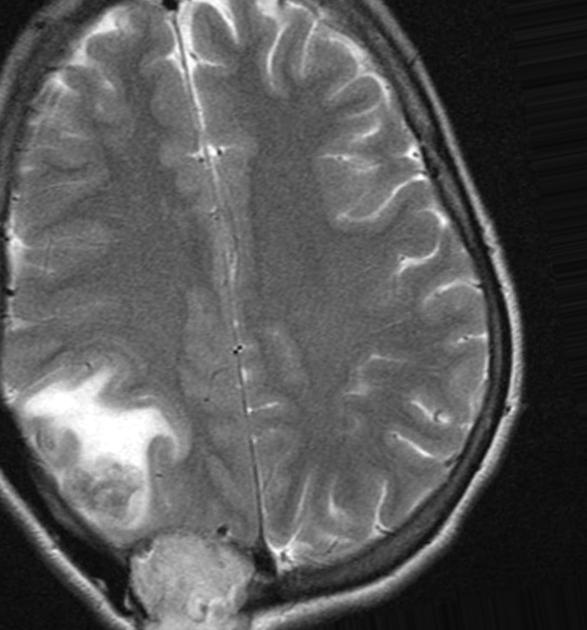
#> input picture Machine Learning Projects/Brain Tumor Detection/Dataset/augmented_data/yes/aug_Y102_0_109.jpeg, 587 x 630 px, found by its file name; its folder holds 4 pictures in this run
$ jupyter execute --allow-errors Brain-Tumor-Detection.ipynb
#> lines starting #> are read from the running program, lines starting #| are printed output that depends on the picture; after the words box and inside, x2 and y2 are one past the last pixel; in counts of white or black regions, pixels touching at a corner belong together
# Brain Tumor Detection

A brain tumor is a mass or growth of abnormal cells in the brain. Brain tumors can be cancerous (malignant) or noncancerous (benign).

One of the tests to diagnose brain tumor is magnetic resonance imaging (MRI).

A brain MRI images dataset founded on Kaggle.

The dataset contains 2 folders: yes and no which contains 253 Brain MRI Images. The folder yes contains 155 Brain MRI Images that are tumorous (malignant) and the folder no contains 98 Brain MRI Images that are non-tumorous (benign).

In order to be fed into the Neural Network we have to pre-process the dataset images by performing Data Augmentation, Cropping the part of the image which has the brain in it and resizing all the images to have an uniform size.

[cell 1]
from keras.preprocessing.image import ImageDataGenerator,img_to_array
import cv2
import time
from os import listdir

import warnings
warnings.filterwarnings('ignore')

### Data Preprocessing

The point of interest for us in all the images is the brain itself, so we will use the crop the image by using the technique of finding extreme points using OpenCV .
[Finding Extreme Points with OpenCV](https://www.pyimagesearch.com/2016/04/11/finding-extreme-points-in-contours-with-opencv/)

[cell 2]
import imutils
import cv2
import matplotlib.pyplot as plt

def crop_brain_contours(image, plot_image = False):
    # convert image to grayscale, and blur it slightly
    gray = cv2.cvtColor(image, cv2.COLOR_BGR2GRAY)
    gray = cv2.GaussianBlur(gray, (5, 5), 0)

    # threshold the image, then perform a series of erosions +
    # dilations to remove any small regions of noise
    thresh = cv2.threshold(gray, 45, 255, cv2.THRESH_BINARY)[1]
    thresh = cv2.erode(thresh, None, iterations=2)
    thresh = cv2.dilate(thresh, None, iterations=2)

    # find contours in thresholded image, then grab the largest
    # one
    cnts = cv2.findContours(thresh.copy(),
                            cv2.RETR_EXTERNAL,
                            cv2.CHAIN_APPROX_SIMPLE)
    cnts = imutils.grab_contours(cnts)
    c = max(cnts, key=cv2.contourArea)
    # determine the most extreme points along the contour
    extLeft = tuple(c[c[:, :, 0].argmin()][0])
    extRight = tuple(c[c[:, :, 0].argmax()][0])
    extTop = tuple(c[c[:, :, 1].argmin()][0])
    extBot = tuple(c[c[:, :, 1].argmax()][0])
    # crop new image out of the original image using the four extreme points (left, right, top, bottom)
    new_image = image[extTop[1]:extBot[1], extLeft[0]:extRight[0]]

    if plot_image:
        plt.figure()
        plt.subplot(1 , 2 ,1)
        plt.imshow(image)
#         plt.tick_params(axis='both', which='both',
#                         top=False, bottom=False, left=False, right=False,
#                         labelbottom=False, labeltop=False, labelleft=False, labelright=False)
        plt.title('Original Image')
        plt.subplot(1 , 2 ,2)
        plt.imshow(new_image)
#         plt.tick_params(axis='both', which='both',
#                         top=False, bottom=False, left=False, right=False,
#                         labelbottom=False, labeltop=False, labelleft=False, labelright=False)

        plt.title('Cropped Image')

        plt.show()
    return new_image

[cell 3]
# test cropping
test_image = cv2.imread(r'Dataset\yes\Y1.jpg')
#> (the rest of this cell did not finish here and is left out)

### Load the augmented images data

The following function takes two arguments, the first one is a list of directory paths for the folders 'yes' and 'no' that contain the image data and the second argument is the image size, and for every image in both directories and does the following:

    1) Read the image.
    2) Crop the part of the image representing only the
    brain.
    3) Resize the image (because the images in the dataset
    come in different sizes (meaning width, height and # of
    channels). So, we want all of our images to be (240, 240,
    3) to feed it as an input to the neural network.
    4) Apply normalization because we want pixel values to be
    scaled to the range 0-1.
    5) Append the image to X and its label to y.

After that, Shuffle X and y, because the data is ordered (meaning the arrays contains the first part belonging to one class and the second part belonging to the other class, and we don't want that).
Finally, Return X and y.

[cell 4]
import numpy as np
from sklearn.utils import shuffle

def prepare_images(directory_list , image_size):
    """
    directory_list : List of file directories
    image_size : Target size of the image, Height X Width

    """
#> called with image_size = (240, 240)
    image_width ,image_height = image_size
    X = []
    y =[]
    # Load all images in the directory

    for directory in directory_list:
        for file in listdir(directory):
            read_path = directory + '\\' + file
            image = cv2.imread(read_path)
#> image is the input picture: shape (630, 587, 3); min 7, max 255, mean 87.3
            image = crop_brain_contours(image ,False)
#> call 2 of crop_brain_contours, with plot_image = False
#> in crop_brain_contours (call 2), `thresh = cv2.threshold(gray, 45, 255, cv2.THRESH_BINARY)[1]`:
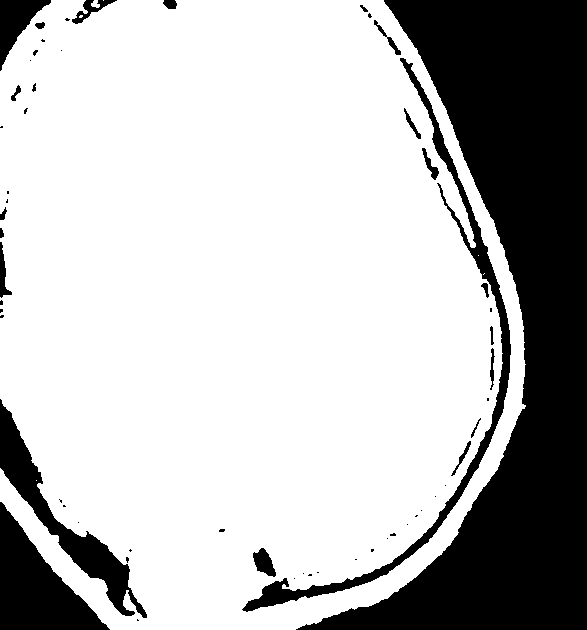
#> thresh: shape (630, 587); 73.5% white; 58 black regions (35 under 20 px), largest, box (x1, y1, x2, y2) and area: (296, 0, 587, 630) 75135, (0, 502, 110, 630) 6783, (242, 58, 511, 612) 6342
#> in crop_brain_contours (call 2), `thresh = cv2.erode(thresh, None, iterations=2)`:
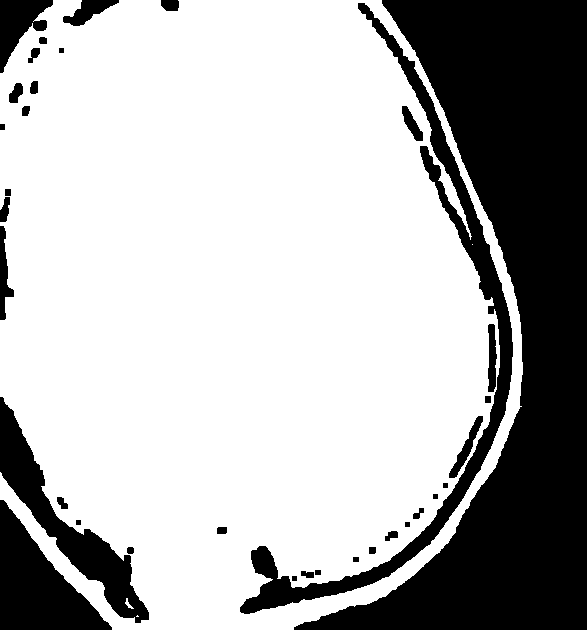
#> thresh: shape (630, 587); 70.2% white; 35 black regions, largest, box (x1, y1, x2, y2) and area: (294, 0, 587, 630) 77172, (240, 3, 513, 614) 12375, (0, 500, 112, 630) 7263
#> in crop_brain_contours (call 2), `thresh = cv2.dilate(thresh, None, iterations=2)`:
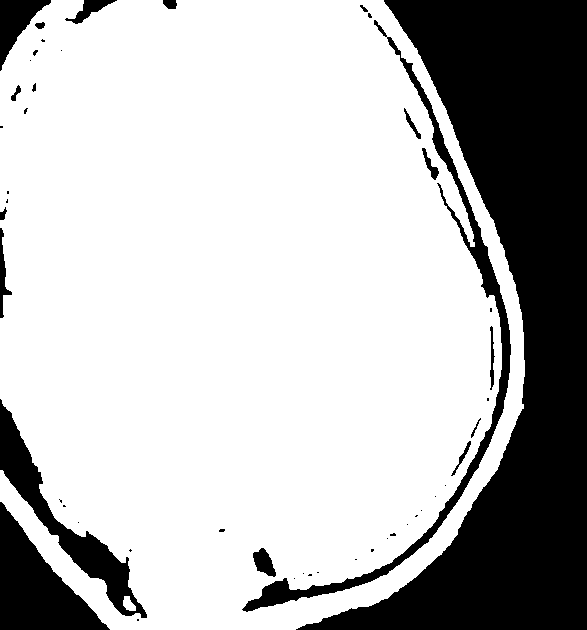
#> thresh: shape (630, 587); 73.4% white; 49 black regions (30 under 20 px)
#> in crop_brain_contours (call 2), `cnts = cv2.findContours(thresh.copy(), cv2.RETR_EXTERNAL, cv2.CHAIN_AP..`: cnts = 2 contours; box (x1, y1, x2, y2) and area: (0, 0, 525, 630) 278309, (123, 596, 136, 611) 110
#> in crop_brain_contours (call 2), `c = max(cnts, key=cv2.contourArea)`: c = contour of 899 points, box (x1, y1, x2, y2) (0, 0, 525, 630), area 278309
#> in crop_brain_contours (call 2), `extLeft = tuple(c[c[:, :, 0].argmin()][0])`: extLeft = (0, 71)
#> in crop_brain_contours (call 2), `extRight = tuple(c[c[:, :, 0].argmax()][0])`: extRight = (524, 376)
#> in crop_brain_contours (call 2), `extTop = tuple(c[c[:, :, 1].argmin()][0])`: extTop = (51, 0)
#> in crop_brain_contours (call 2), `extBot = tuple(c[c[:, :, 1].argmax()][0])`: extBot = (110, 629)
#> in crop_brain_contours (call 2), `new_image = image[extTop[1]:extBot[1], extLeft[0]:extRight[0]]`:
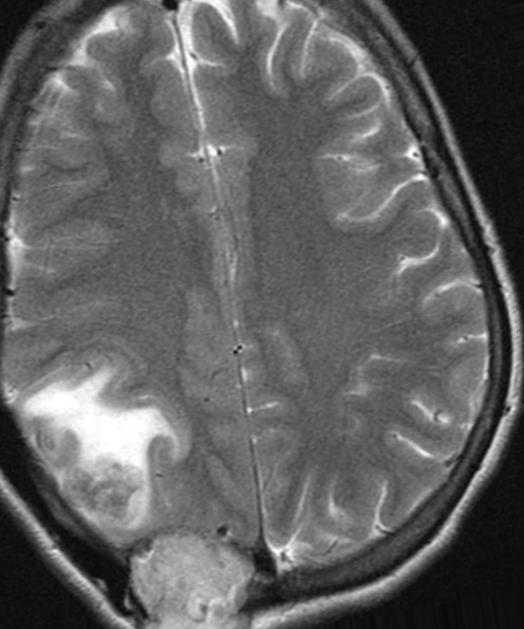
#> new_image: shape (629, 524, 3); min 7, max 255, mean 95.9
            image = cv2.resize(image ,dsize = (image_width ,image_height),
                               interpolation = cv2.INTER_CUBIC)
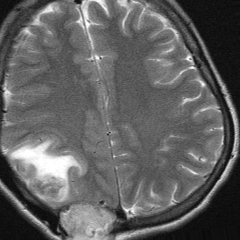
#> image: shape (240, 240, 3); min 8, max 255, mean 95.8
            # normalize values
            image = image / 255.

            X.append(image)
            # Create appropriate labels according to the folder
            if directory[-3:] == 'yes':
                y.append([1])
            else:
                y.append([0])

    X = np.array(X)
    y = np.array(y)

    X, y = shuffle(X,y)
    return X,y

[cell 5]
augmented_yes_path = r'Dataset\augmented_data\yes'
augmented_no_path = r'Dataset\augmented_data\no'

#> (the rest of this cell did not finish here and is left out)

### Plot processed images

[cell 6]
def plot_sample_images(X, y , n=50):
    for label in [0,1]:
        images = X[np.argwhere(y==label)]
        images = images[:n]

        columns_needed = 10
        rows_needed = int( n / 10 )

        plt.figure(figsize=(20,10))

        i = 1
        for image in images:
            plt.subplot(rows_needed , columns_needed ,i)
            plt.imshow(image[0])
            i += 1

        label_string = lambda label : 'Yes' if label == 1 else 'No'
        plt.suptitle(f'Brain Tumor: {label_string(label)}')
        plt.show()

#> (a cell that did not finish here is left out)

### Split Data

[cell 8]
from sklearn.model_selection import train_test_split
def split_data(X , y ,test_size):
    """
    Splits data into training, development and test sets.
    Arguments:
        X: A numpy array with shape = (#_examples, image_width, image_height, #_channels)
        y: A numpy array with shape = (#_examples, 1)
    Returns:
        X_train: A numpy array with shape = (#_train_examples, image_width, image_height, #_channels)
        y_train: A numpy array with shape = (#_train_examples, 1)
        X_val: A numpy array with shape = (#_val_examples, image_width, image_height, #_channels)
        y_val: A numpy array with shape = (#_val_examples, 1)
        X_test: A numpy array with shape = (#_test_examples, image_width, image_height, #_channels)
        y_test: A numpy array with shape = (#_test_examples, 1)
    """

    X_train ,X_test_val ,y_train ,y_test_val = train_test_split(X , y ,test_size= test_size)
    X_test, X_val ,y_test ,y_val = train_test_split(X_test_val ,y_test_val , test_size = 0.5)

    return X_train ,y_train ,X_val ,y_val ,X_test ,y_test

#> (a cell that did not finish here is left out)

#> (a cell that did not finish here is left out)

### Build the model

We will build a convolutional neural network in order to predict if brain scan image has brain tumor or not by training our model on the preprocessed images

[cell 11]
from keras.models import Sequential
from keras.layers.core import Dense, Activation ,Dropout

from keras.layers import Conv2D,Input,ZeroPadding2D,BatchNormalization ,MaxPooling2D ,Flatten
from keras.models import Model ,load_model
from sklearn.metrics import f1_score

[cell 12]
def build_model( input_shape ):

    model = Sequential()

#     X_input = Input(input_shape)

    model.add(ZeroPadding2D(2, input_shape = input_shape))
    model.add(Conv2D(32 ,(7,7) ))
    model.add(BatchNormalization(axis = 3))
    model.add(Activation('relu'))

    model.add(MaxPooling2D(pool_size = (4,4)) )
    model.add(Dropout(0.25))
    model.add(MaxPooling2D(pool_size = (4,4)) )

    model.add(Flatten())
    model.add(Dense(1))
    model.add(Activation('sigmoid'))

    # Let's train the model using RMSprop
    model.compile(loss='binary_crossentropy',
                  optimizer='adam',
                  metrics=['accuracy'])

    return model

[cell 13]
image_shape = 240 ,240 ,3
#> image_shape = (240, 240, 3)
#> (the rest of this cell did not finish here and is left out)

model.summary()
